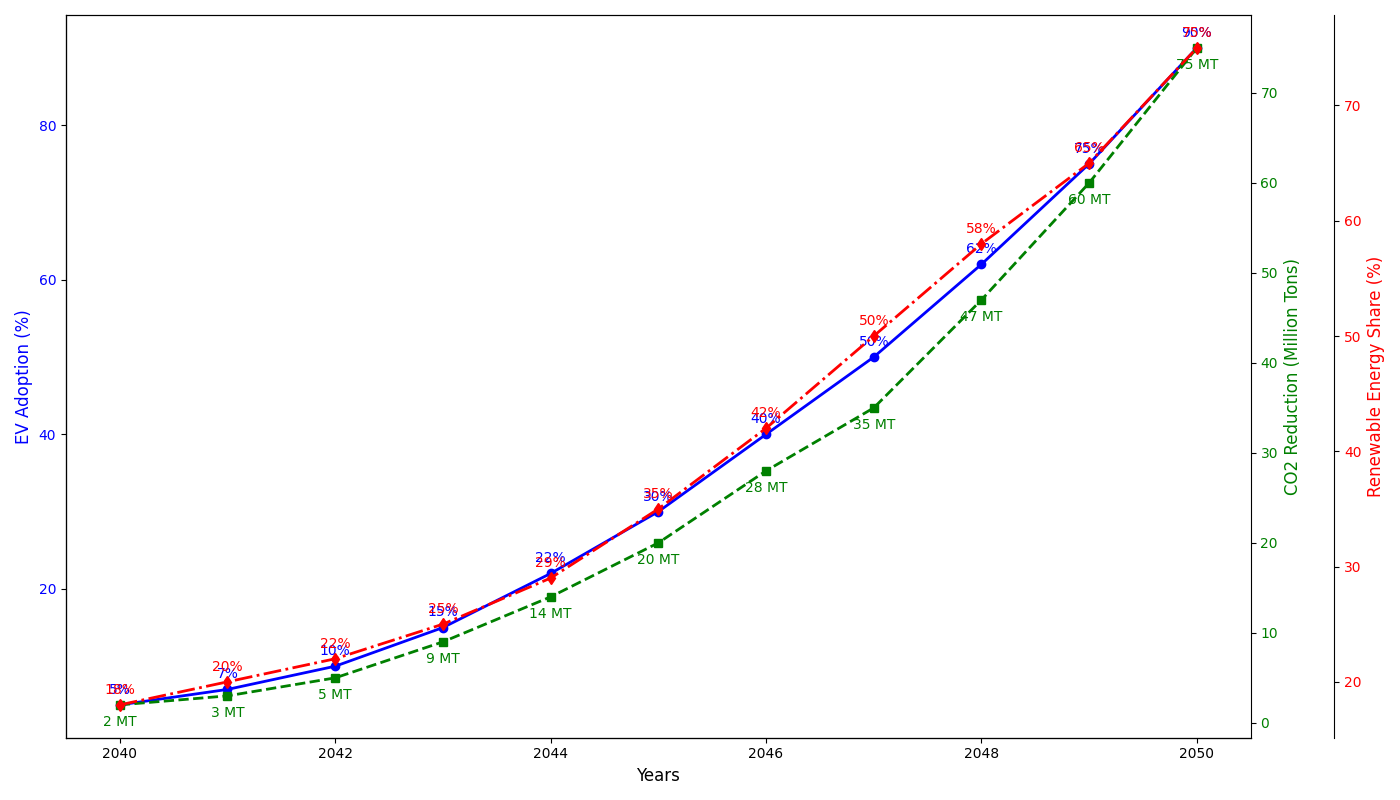

This chart was generated by the following Python code:
import matplotlib.pyplot as plt
import numpy as np

years = np.arange(2040, 2051)
ev_adoption_rates = np.array([5, 7, 10, 15, 22, 30, 40, 50, 62, 75, 90])
co2_reduction = np.array([2, 3, 5, 9, 14, 20, 28, 35, 47, 60, 75])
renewable_energy_share = np.array([18, 20, 22, 25, 29, 35, 42, 50, 58, 65, 75])

fig, ax1 = plt.subplots(figsize=(14, 8))

ax1.plot(years, ev_adoption_rates, 'o-', linewidth=2, color='blue')
ax1.set_xlabel('Years', fontsize=12)
ax1.set_ylabel('EV Adoption (%)', fontsize=12, color='blue')
ax1.tick_params(axis='y', labelcolor='blue')

for i, rate in enumerate(ev_adoption_rates):
    ax1.annotate(f'{rate}%', (years[i], ev_adoption_rates[i]), textcoords="offset points", xytext=(0, 8), ha='center', fontsize=10, color='blue')

ax2 = ax1.twinx()
ax2.plot(years, co2_reduction, 's--', linewidth=2, color='green')
ax2.set_ylabel('CO2 Reduction (Million Tons)', fontsize=12, color='green')
ax2.tick_params(axis='y', labelcolor='green')

for i, reduction in enumerate(co2_reduction):
    ax2.annotate(f'{reduction} MT', (years[i], co2_reduction[i]), textcoords="offset points", xytext=(0, -15), ha='center', fontsize=10, color='green')

ax3 = ax1.twinx()
ax3.spines['right'].set_position(('outward', 60))
ax3.plot(years, renewable_energy_share, 'd-.', linewidth=2, color='red')
ax3.set_ylabel('Renewable Energy Share (%)', fontsize=12, color='red')
ax3.tick_params(axis='y', labelcolor='red')

for i, share in enumerate(renewable_energy_share):
    ax3.annotate(f'{share}%', (years[i], renewable_energy_share[i]), textcoords="offset points", xytext=(0, 8), ha='center', fontsize=10, color='red')

ax1.spines['top'].set_visible(False)
ax1.spines['right'].set_visible(False)

fig.tight_layout()
plt.show()
